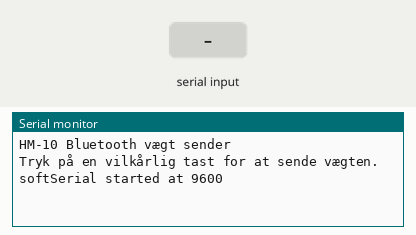
Simulated run of this sketch. Board: Arduino Uno, built with avr-gcc and run on an emulated ATmega328P. Parts: the last lines printed to the serial monitor. The test bench sets the inputs (shaded band).

Above: at 1.2 s.
1.3 s: "1\n" received over Serial
At 2.5 s:
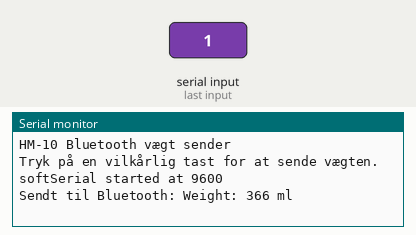
2.8 s: "1\n" received over the second serial link
At 4.0 s:
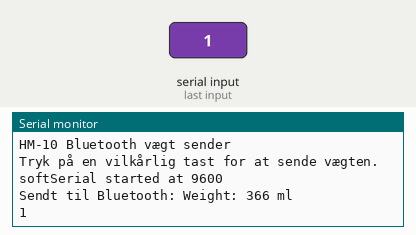
4.3 s: "0\n" received over the second serial link
At 5.3 s:
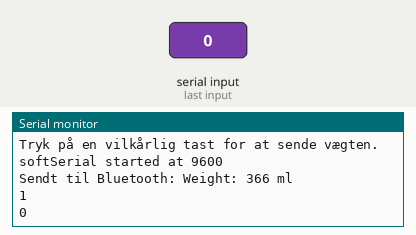

Measured:
- after the input at 1.3 s, the serial monitor: prints a new line at once (image 1)
- after the input at 2.8 s, the serial monitor: prints a new line at once (image 2)
- after the input at 4.3 s, the serial monitor: prints a new line at once (image 3)

The sketch:

Test_Vaegt_Til_BLE_scanner.ino
```cpp
#include <SoftwareSerial.h>
SoftwareSerial softSerial(2, 3); // RX, TX

char c = ' ';
boolean NL = true;

void setup()
{
  Serial.begin(9600);
  Serial.println("HM-10 Bluetooth vægt sender");
  Serial.println("Tryk på en vilkårlig tast for at sende vægten.\n");

  softSerial.begin(9600); // Kommunikerer med HM-10
  Serial.println("softSerial started at 9600");
}

void loop()
{
  // Læs fra HM-10 (Bluetooth) og vis på Serial Monitor
  if (softSerial.available()) {
    c = softSerial.read();
    Serial.write(c);
  }

  // Når der trykkes på en tast i Serial Monitor
  if (Serial.available()) {
    char userInput = Serial.read(); // læser tastetryk
    // Ignorer linjeskift
    if (userInput != '\n' && userInput != '\r') {
      int weight = 366; // Ændre i vægten
      String data = "Weight: " + String(weight) + " ml";

      // Send til Bluetooth
      softSerial.println(data);
      Serial.println("Sendt til Bluetooth: " + data);
    }
  }
}
```

Calibration.cpp
```cpp
// more code
```
